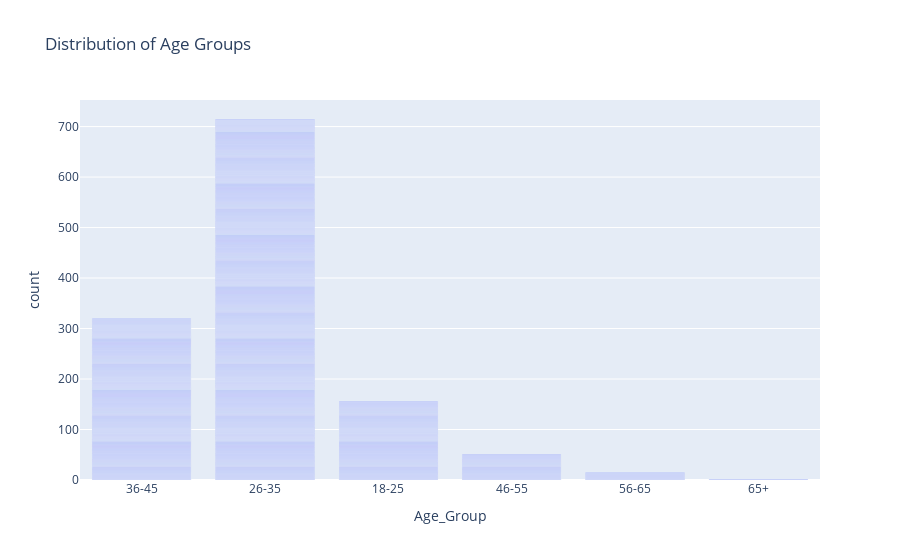

The notebook cell saved with this chart:
### Markdown cell above
### 2. Age distribution

### Code cell
fig = px.bar(df, x='Age_Group', title='Distribution of Age Groups')
fig.show()

### Figure 1 — Plotly figure (JSON) as saved in the notebook; plotly's stock layout.template omitted (floating-point values rounded to 4 significant figures; data arrays with more than 128 entries replaced by an {"elided": "..."} marker saying what was removed)
{"data": [{"hovertemplate": "Age_Group=%{x}<br>count=%{y}<extra></extra>", "legendgroup": "", "marker": {"color": "#636efa", "pattern": {"shape": ""}}, "name": "", "orientation": "v", "showlegend": false, "textposition": "auto", "type": "bar", "x": {"elided": "1259 str values"}, "xaxis": "x", "y": {"elided": "1259 int values"}, "yaxis": "y"}], "layout": {"barmode": "relative", "legend": {"tracegroupgap": 0}, "title": {"text": "Distribution of Age Groups"}, "xaxis": {"anchor": "y", "domain": [0, 1], "title": {"text": "Age_Group"}}, "yaxis": {"anchor": "x", "domain": [0, 1], "title": {"text": "count"}}}}
